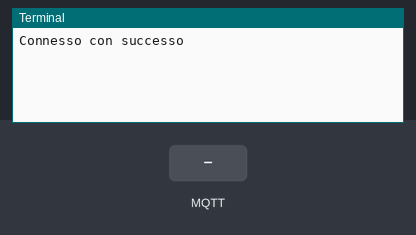
This program was run on a simulated Raspberry Pi (BCM pin numbers), started with the arguments 3 Hello. On the bench: the last lines printed to the terminal. The inputs (shaded band) are chosen by the test bench. No MQTT or app messages arrive unless stated.

Above: at 1.3 s.
1.4 s: MQTT message "1" arrives on the first subscribed topic
At 2.2 s:
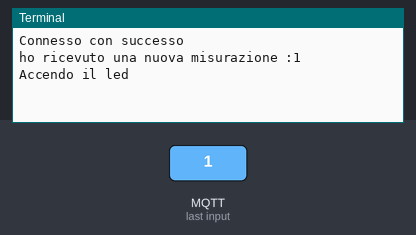
2.9 s: MQTT message "0" arrives on the first subscribed topic
At 3.3 s:
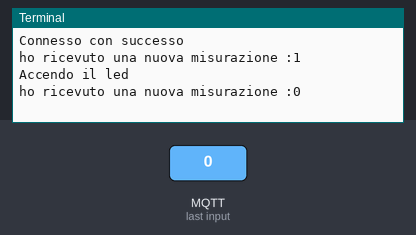

Measured:
- after the input at 1.4 s, the terminal: prints a new line at once (image 1)
- after the input at 2.9 s, the terminal: prints a new line at once (image 2)

The program:

ControllerMQTT.py
```python
import RPi.GPIO as GPIO
import time
from paho.mqtt.client import Client
import sys
import socket

statoLed = False
Dlimit = float(sys.argv[1])
client = Client(client_id = "Controller")
client.connect(sys.argv[2])
client.subscribe("sonar")

def on_connect(client, userdata, flags, rc):
    print("Connesso con successo")


def on_message(client, userdata, message):
    global statoLed
    print("ho ricevuto una nuova misurazione :" + message.payload.decode())
    cm = float(message.payload.decode())
    if cm < Dlimit and statoLed == False:
                client.publish(topic = "led", payload = "ON")
                statoLed = True
                print("Accendo il led")
    elif cm >= Dlimit and statoLed == True:
                client.publish(topic = "led", payload = "OFF")
                statoLed = False
                print("Spengo il led")

    client.publish(topic = "radar", payload = cm)


    #print(message.topic +  message.payload.decode() )

client.on_connect = on_connect
client.on_message = on_message


client.loop_forever()
```
